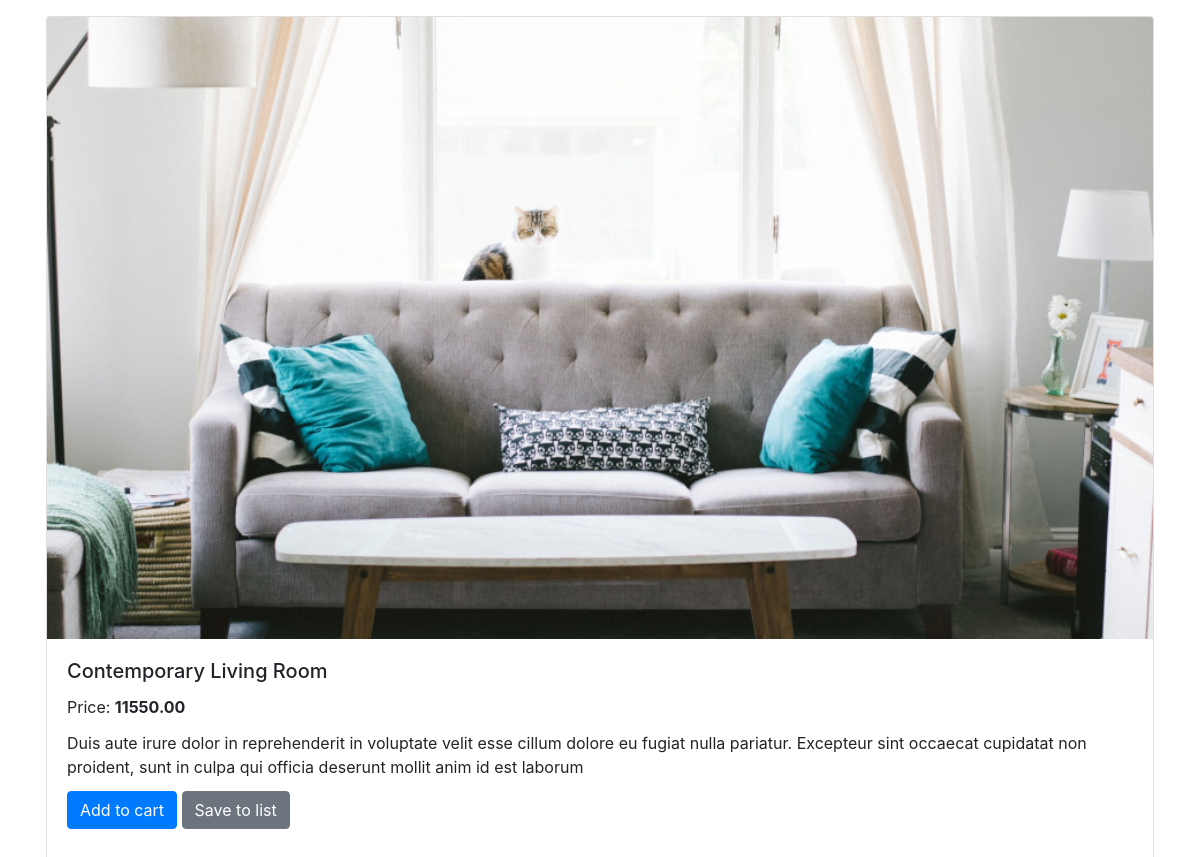
/product.php?id=2, run on the app's committed database.
### tables this page shows
CREATE TABLE `images` (
  `id` int(11) NOT NULL,
  `product_id` int(11) NOT NULL,
  `image_url` varchar(256) NOT NULL
);

CREATE TABLE `products` (
  `id` int(11) NOT NULL,
  `cat_id` int(11) NOT NULL,
  `name` varchar(255) NOT NULL,
  `price` decimal(10,2) NOT NULL,
  `description` varchar(512) NOT NULL,
  `featured` tinyint(4) NOT NULL
);

### includes/autoload.php (called while the page is built, shortened)
<?php
spl_autoload_register(function($className) {
  try {
    $file = dirname(__DIR__) . "/classes/{$className}.php";
  }
  catch (Exception $e) {
    echo $e->getMessage();
  }
});

### classes/Database.php (called while the page is built, shortened)
<?php
class Database {
  private $host = 'localhost';
  private $db_name = 'furniture';
  private $username = 'keroles';
  private $password = 'password';
  public function dbConnect() {
    try {
      $this->connection = new PDO("mysql:host={$this->host};dbname={$this->db_name}", "{$this->username}", "{$this->password}");
      $this->connection -> setAttribute(PDO::ATTR_ERRMODE, PDO::ERRMODE_EXCEPTION);
      return $this->connection;
    } catch (PDOException $e) {
      die("ERROR: Could not connect. " . $e->getMessage());
    }
  }
}

### classes/Product.php (called while the page is built, shortened)
<?php
class Product extends Database {
  public function readByID($id) {
    $query = "SELECT img.image_url, prdt.*
      FROM images AS img INNER JOIN products AS prdt ON img.product_id = prdt.id
      WHERE prdt.id=?";
    $stmt = $this->dbConnect()->prepare($query);
    $stmt->execute([$id]);
    return $stmt->fetchAll(PDO::FETCH_ASSOC);
  }
}

### product.php (the view, shortened to what this page needs)
<?php
include_once __DIR__ . '/includes/autoload.php';
$product_id = $_GET['id'];
function getProduct($product, $product_id) {
  return $product->readByID($product_id);
}
?>
<!DOCTYPE html>
<html lang="en">
<head>
  <link rel="stylesheet" href="style/css/bootstrap.min.css">
  <link rel="stylesheet" href="style/css/all.min.css">
  <link rel="stylesheet" href="style/css/product.css">
</head>
<body>
<div class="wrapper">
  <section class="main-section">
  <div class="card">
    <?php
    $product = getProduct(new Product(), $product_id);
    foreach($product as $details):
    ?>
    <img src="<?= $details['image_url'] ?>" class="card-img-top" alt="Product Image">
    <div class="card-body">
      <h5 class="card-title"><?= $details['name'] ?></h5>
      <div class="space">Price: <b><?= $details['price'] ?></b></div>
      <div class="card-text space"><?= $details['description'] ?></div>
      <div class="space">
        <button class="btn btn-primary">Add to cart</button>
        <button class="btn btn-secondary">Save to list</button>
      </div>
    </div>
    <?php endforeach; ?>
  </div>
  </section>
</div>
</body>
</html>

### style/css/product.css (style rules this page uses)
.wrapper { max-width:1140px;margin:auto }
.wrapper .card { margin:1em }
.wrapper .card .space { margin:.75em 0 }

### data on the page
images: image_url (picture), product.name "Contemporary Living Room", product.price "11550.00", product.description "Duis aute irure dolor in reprehenderit in voluptate velit esse cillum dolore eu fugiat nulla pariatur. Excepteur sint occaecat cupidatat non proident, sunt in culpa qui officia deserunt mollit anim id est laborum"
